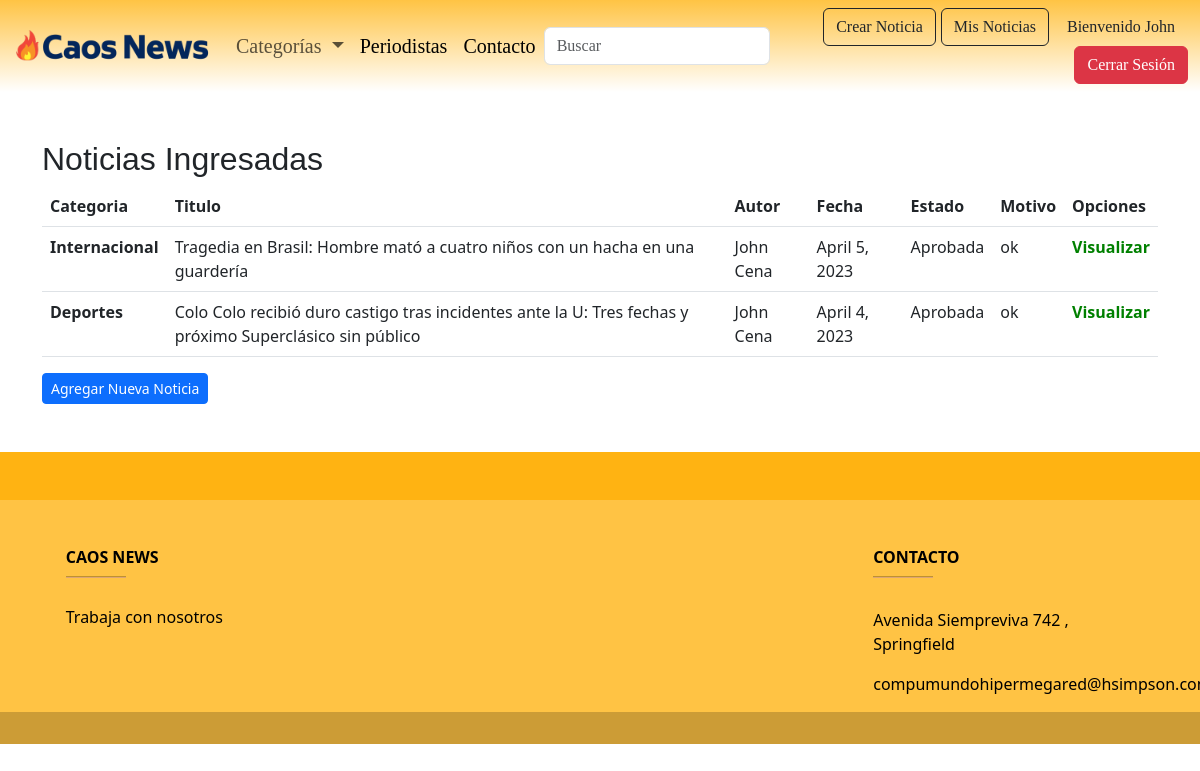
The page /mantenedor/listarNoticia/ (signed in) on the database as committed earlier.
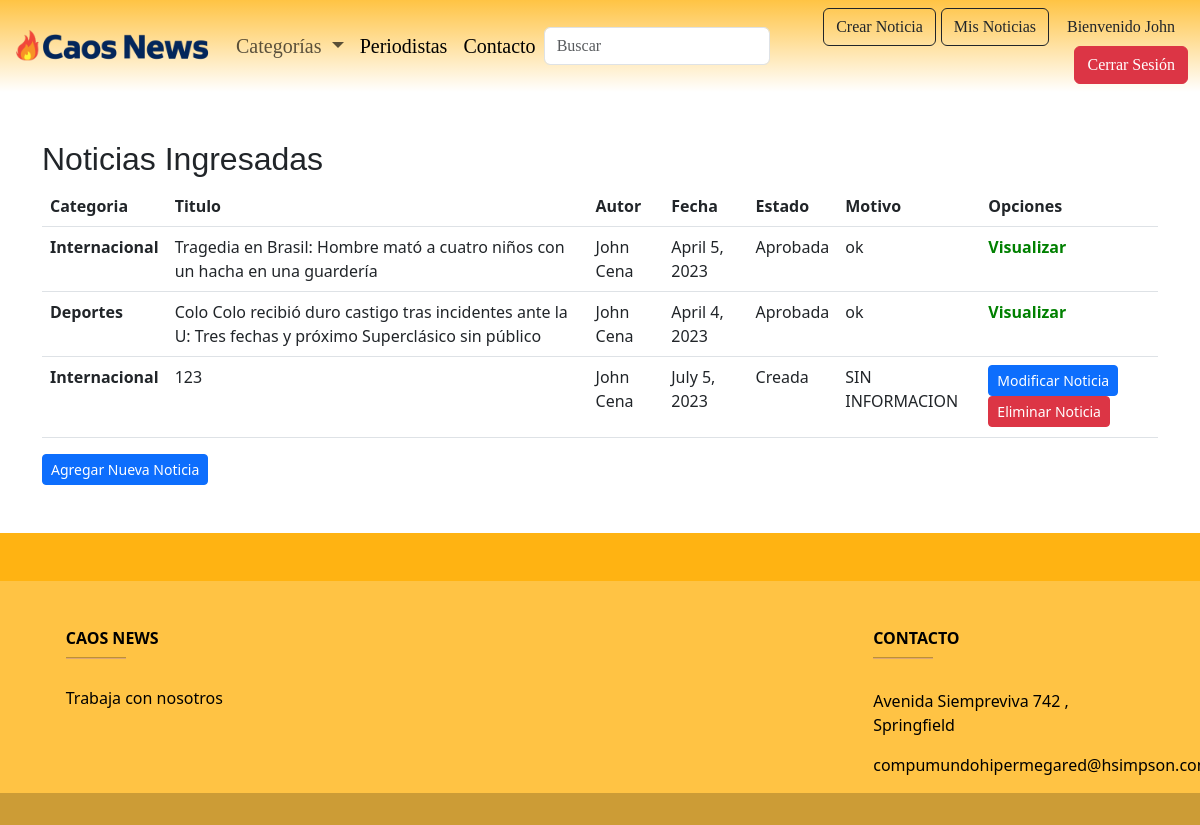
The same page on the database as committed later.
### appweb/models.py (models this page shows, shortened)
class Noticia(models.Model):
    categoria = models.ForeignKey(Categoria, on_delete=models.CASCADE, null=True)
    titulo = models.CharField(max_length=150)
    subtitulo = models.CharField(max_length=250)
    autor = models.ForeignKey(Autor, on_delete=models.CASCADE, null=True)
    fecha = models.DateField()
    cuerpo = RichTextField(null=True)
    imagen = models.ImageField(upload_to="imagenes_noticias", null=True)
    motivo = models.TextField(null=True)
    estado = models.IntegerField(choices=estados_noticia, default=0)

class Categoria(models.Model):
    nombre=models.CharField(max_length=150)
    def __str__(self):
        return self.nombre

class Autor(models.Model):
    nombre = models.CharField(max_length=150, null=True)
    imagen = models.ImageField(upload_to="imagenes_perfil", null=True)
    descripcion = RichTextField(null=True)
    usuario = models.ForeignKey(User, on_delete=models.CASCADE, null=True)
    def __str__(self):
       texto="{0}"
       return texto.format(self.nombre)

### appweb/views.py (the view)
# urls.py: path('mantenedor/listarNoticia/', listar_noticia , name="listar_noticia"),
@login_required(login_url="/accounts/login")
@permission_required(['appweb.add_noticia'], login_url="/accounts/login")
def listar_noticia(request):
    autor = Autor.objects.get(usuario=request.user)
    listar = Noticia.objects.filter(autor=autor)
    data={
        'listar' : listar
    }
    return render(request, "mantenedor/listarNoticia.html", data)

### appweb/templates/mantenedor/listarNoticia.html (shortened to what this page needs)
{% extends 'base.html' %}
{% block contenido %}
  <div class="container mt-5">
      <div class="text-center">
        <h2 class="mt-4">Noticias Ingresadas</h2>
      </div>
  <table class="table">
    <thead>
      <tr>
        <th scope="col">Categoria</th>
        <th scope="col">Titulo</th>
        <th scope="col">Autor</th>
        <th scope="col">Fecha</th>
        <th scope="col"> Estado </th>
        <th scope="col"> Motivo </th>
        <th scope="col"> Opciones </th>
      </tr>
    </thead>
    <tbody>
      {% for l in listar %}
      <tr>
        <th scope="row">{{l.categoria}}</th>
        <td>{{l.titulo}}</td>
        <td>{{l.autor}}</td>
        <td>{{l.fecha}}</td>
        <td>
          {% if l.estado == 0 %}
          Creada
          {% elif l.estado == 1 %}
          Aprobada
          {% elif l.estado == 2 %}
          Rechazada
          {% else %}
          SIN INFORMACION
          {% endif %}
        </td>
        <td>
          {% if l.motivo%}
          {{l.motivo}}
          {% else %}
          <p>SIN INFORMACION</p>
          {% endif %}
        </td>
          <td>
            {% if l.estado == 0 %}
            <a href="{% url 'modificar_noticia' l.pk %}" class="btn btn-primary btn-sm" >Modificar Noticia </a>
            <a href="#" onclick="eliminarNoticia('{{l.pk}}')" class="btn btn-danger btn-sm" >Eliminar Noticia </a>
            {% elif l.estado == 2 %}
            <a href="{% url 'modificar_noticia' l.pk %}" class="btn btn-primary btn-sm" >Modificar Noticia </a>
            <a href="#" onclick="eliminarNoticia('{{l.pk}}')" class="btn btn-danger btn-sm" >Eliminar Noticia </a>
            {% else %}
            <a style="text-decoration: none; color: green; font-weight: bold;"  href="{% url 'contenido_noticia' l.pk %}">Visualizar</a>
            {% endif %}
          </td>
        </tr>
        {% endfor %}
      </tbody>
    </table>
    <a href="{% url 'crear_noticia' %}" class="btn btn-primary btn-sm" >Agregar Nueva Noticia </a>
  </div>
{% endblock %}

### appweb/templates/base.html (shortened to what this page needs)
<!DOCTYPE html>
<html lang="en">
<head>
  {% load static %}
  <link rel="stylesheet" href="{% static 'css/style.css' %}">
  <link href="https://cdn.jsdelivr.net/npm/bootstrap@5.3.0/dist/css/bootstrap.min.css" rel="stylesheet"
>
</head>
<body>
  <nav class="navbar navbar-expand-lg bg-body-tertiary;">
    <div class="container-fluid">
      <a class="navbar-brand" href="{% url 'home' %}">
        <img src="{% static './images/caoes news chico.png' %}" style="color: aquamarine;" height="40"
          class="d-inline-block align-center" alt="Logo">
      </a>
      <div class="collapse navbar-collapse" id="navbarSupportedContent">
        <ul class="navbar-nav me-auto mb-2 mb-lg-0">
          <li class="nav-item dropdown">
            <div class="dropdown">
              <button class="nav-link dropdown-toggle" type="button" data-bs-toggle="dropdown" aria-expanded="false">
                Categorías
              </button>
            </div>
          </li>
          <li class="nav-item">
            <a class="nav-link active" aria-current="page" href="{% url 'filtro_autor' %}">Periodistas</a>
          </li>
          <li class="nav-item">
            <a class="nav-link active" aria-current="page" href="{% url 'contacto' %}">Contacto</a>
          </li>
        </ul>
        <form class="col-12 col-lg-auto mb-3 mb-lg-0 me-lg-3" role="search" action="" method="POST">
          <input type="search" name="valor_buscado" class="form-control form-control-dark " placeholder="Buscar"
            aria-label="Search">
        </form>
        <div class="text-end">
          {% if user.is_authenticated and user.is_superuser %}
          <a href="{% url 'registro' %}" class="btn btn-outline-dark">Crear usuario</a>
          <a href="{% url 'listar_noticia_admin' %}" class="btn btn-outline-dark">Revisar</a>
          <a href="{% url 'listar_postulaciones' %}" class="btn btn-outline-dark bg-orangered">Postulaciones</a>
          <label class="btn">Bienvenido {{user.username}}</label>
          <a href="{% url 'logout' %}">
            <button type="button" class="btn btn-danger">Cerrar Sesión</button>
          </a>
          {% elif user.is_authenticated and user.is_superuser == False %}
          <a href="{% url 'crear_noticia' %}" class="btn btn-outline-dark">Crear Noticia</a>
          <a href="{% url 'listar_noticia' %}" class="btn btn-outline-dark">Mis Noticias</a>
          <label class="btn">Bienvenido {{user.username}}</label>
          <a href="{% url 'logout' %}">
            <button type="button" class="btn btn-danger">Cerrar Sesión</button>
          </a>
          {% else %}
          <a href="{% url 'login' %}" class="btn btn-outline-dark">Login</a>
          {% endif %}
        </div>
      </div>
    </div>
  </nav>
  <main>
    {% block contenido %}
    {% endblock %}
  </main>
</body>
<br>
<br>
<footer class="text-center text-lg-start text-black" style="background-color: #ffae00bb">
  <section class="d-flex justify-content-between p-4" style="background-color: #ffae00bb">
  </section>
  <section class="">
    <div class="container text-center text-md-start mt-5">
      <div class="row mt-3">
        <div class="col-md-3 col-lg-4 col-xl-3 mx-auto mb-4">
          <h6 class="text-uppercase fw-bold">Caos News</h6>
          <hr class="mb-4 mt-0 d-inline-block mx-auto" style="width: 60px; background-color: #7c4dff; height: 2px" />
          <a style="color: black; text-decoration: none;" href="{% url 'formulario_postulacion' %}">
            <h6> Trabaja con nosotros</h6>
          </a>
        </div>
        <div class="col-md-2 col-lg-2 col-xl-2 mx-auto mb-4">
        </div>
        <div class="col-md-3 col-lg-2 col-xl-2 mx-auto mb-4">
        </div>
        <div class="col-md-4 col-lg-3 col-xl-3 mx-auto mb-md-0 mb-4">
          <h6 class="text-uppercase fw-bold">Contacto</h6>
          <hr class="mb-4 mt-0 d-inline-block mx-auto" style="width: 60px; background-color: #7c4dff; height: 2px" />
          <p> Avenida Siempreviva 742 , Springfield</p>
          <p> compumundohipermegared@hsimpson.com</p>
        </div>
      </div>
    </div>
  </section>
  <div class="text-center p-3" style="background-color: rgba(0, 0, 0, 0.2)">
  </div>
</footer>
</html>

### appweb/static/css/style.css (style rules this page uses)
nav { background:linear-gradient(to bottom, #ffae00bb,rgba(255, 0, 0, 0)); font-family:Cambria, Cochin, Georgia, Times, 'Times New Roman', serif; font-size: 20px; color: red; font-weight:normal; }
a { text-decoration: none; color: black; }
h2 { font-family:'Franklin Gothic Medium', 'Arial Narrow', Arial, sans-serif; font-size: 28px; color:rgb(0, 0, 95); font-weight: bolder; text-align: left; margin-top: 50px; }

Rows that differ between the two databases and show on the page:
added Noticia: categoria "Internacional", titulo "123", autor "John Cena", fecha "July 5, 2023", estado "Creada", shows "SIN INFORMACION"
